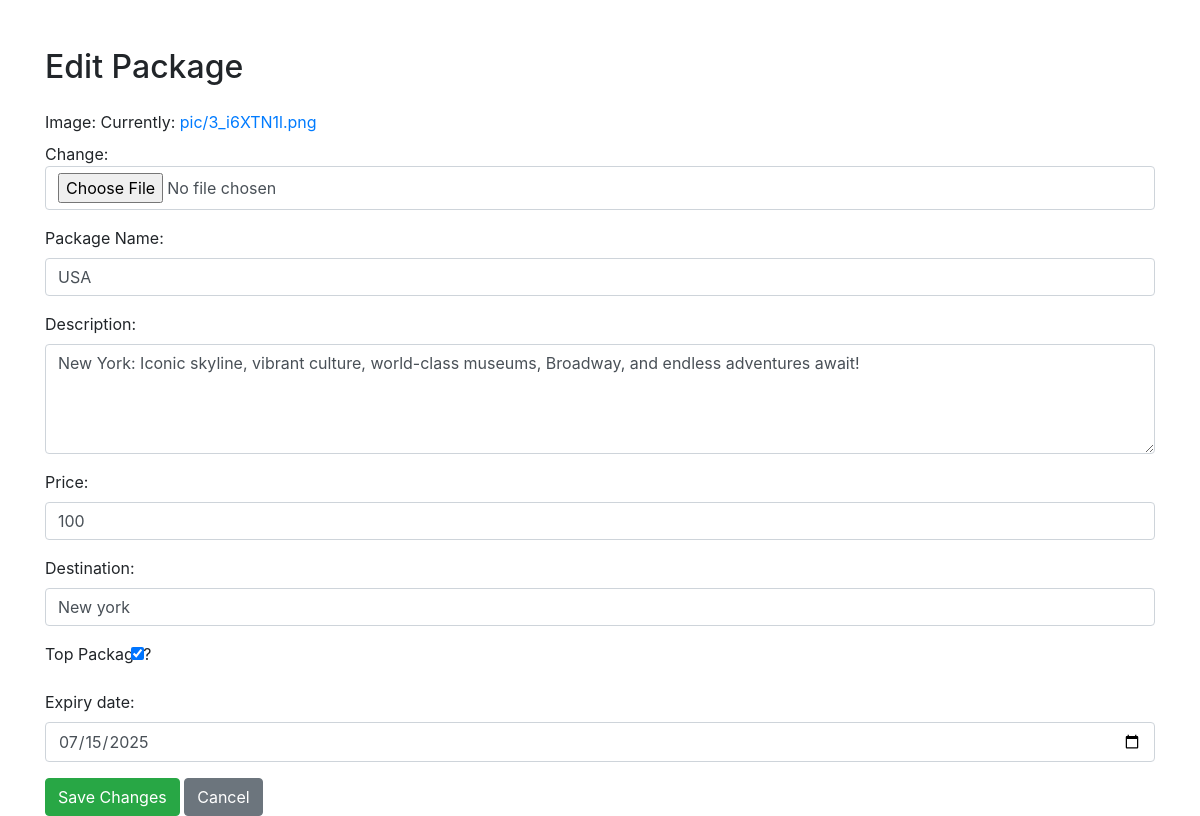
The app's page /edit-package/15/ (signed in) with its own data.
### trip/models.py (models this page shows, shortened)
class Package(models.Model):
    img = models.ImageField(upload_to='pic/')
    vendor = models.ForeignKey(User, on_delete=models.CASCADE, related_name='trip_packages')
    name = models.CharField(max_length=255)
    desc = models.TextField()
    price = models.PositiveIntegerField()
    destination = models.CharField(max_length=100)
    is_top = models.BooleanField(default=False)
    expiry_date = models.DateField(null=True, blank=True)
    is_approved = models.BooleanField(default=False)
    objects = PackageManager()

### trip/views.py (the view)
# urls.py: path('edit-package/<int:package_id>/', views.edit_package, name='edit_package'),
@login_required
def edit_package(request, package_id):
    package = get_object_or_404(Package, id=package_id)
    if package.vendor != request.user:
        messages.error(request, "You are not allowed to edit this package.")
        return redirect('vendor_dashboard')
    if request.method == 'POST':
        form = PackageForm(request.POST, request.FILES, instance=package)
        if form.is_valid():
            form.save()
            messages.success(request, "Package updated successfully.")
            return redirect('vendor_dashboard')
    else:
        form = PackageForm(instance=package)
    return render(request, 'edit_package.html', {'form': form})

### trip/forms.py
class PackageForm(forms.ModelForm):
    class Meta:
        model = Package
        fields = ['img', 'name', 'desc', 'price', 'destination', 'is_top', 'expiry_date']  # removed 'is_approved' and 'vendor'
        widgets = {
            'name': forms.TextInput(attrs={'class': 'form-control'}),
            'price': forms.NumberInput(attrs={'class': 'form-control'}),
            'desc': forms.Textarea(attrs={'class': 'form-control', 'rows': 4}),
            'destination': forms.TextInput(attrs={'class': 'form-control'}),
            'img': forms.ClearableFileInput(attrs={'class': 'form-control'}),
            'is_top': forms.CheckboxInput(attrs={'class': 'form-check-input'}),
            'expiry_date': forms.DateInput(attrs={'type': 'date', 'class': 'form-control'}),
        }
        labels = {
            'name': "Package Name",
            'desc': "Description",
            'destination': "Destination",
            'img': "Image",
            'is_top': "Top Package?",
        }

### trip/templates/edit_package.html (shortened to what this page needs)
{% load static %}
<!DOCTYPE html>
<html lang="en">
<head>
    <link rel="stylesheet" href="{% static 'css/bootstrap.min.css' %}">
</head>
<body>
<div class="container mt-5">
    <h2 class="mb-4">Edit Package</h2>
    <form method="POST" enctype="multipart/form-data">
        {{ form.as_p }}
        <button type="submit" class="btn btn-success">Save Changes</button>
        <a href="{% url 'vendor_dashboard' %}" class="btn btn-secondary">Cancel</a>
    </form>
</div>
</body>
</html>

### records on screen
Package: name "USA", desc "New York: Iconic skyline, vibrant culture, world-class museums, Broadway, and endless adventures await!", price "100", destination "New york", is_top "☑", expiry_date "07/15/2025"
